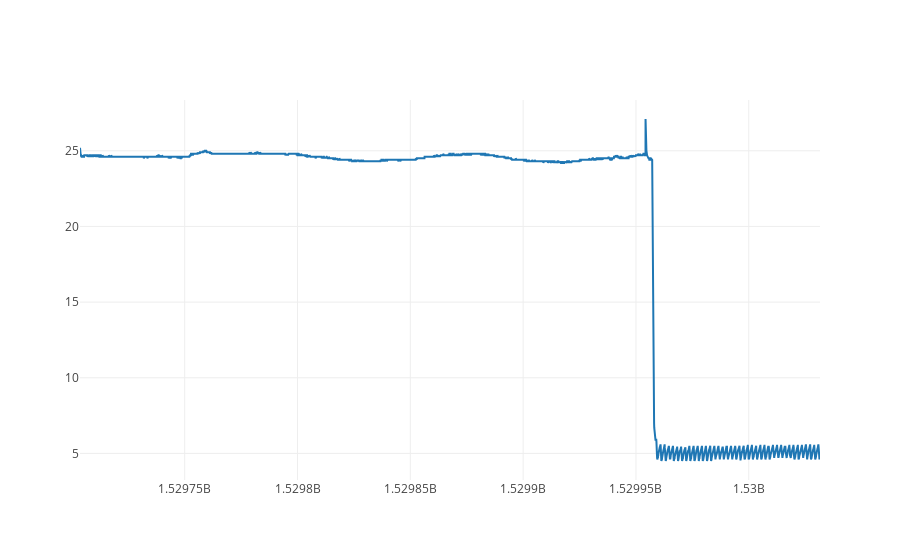

Source (notebook cell):
### Markdown cell above
### Plotting with plotly makes your plots interactive. You can pan, zoom, and hover for values.

### Code cell
# this requires local install of plotly
# pip install plotly

from plotly.offline import download_plotlyjs, init_notebook_mode, plot, iplot
import plotly.graph_objs as go

init_notebook_mode(connected=True)

# extract the actual values
mySeconds2 = mySeconds.iloc[:]['Seconds']
myTemperature2 = myTemperature.iloc[:]['Temperature']

data = [{"x": mySeconds2, 
         "y": myTemperature2}]
iplot(data)

### Figure 1 — Plotly figure (JSON) as saved in the notebook; plotly's stock layout.template omitted (floating-point values rounded to 4 significant figures; data arrays with more than 128 entries replaced by an {"elided": "..."} marker saying what was removed)
{"data": [{"x": {"elided": "5506 float values"}, "y": {"elided": "5506 float values"}}], "layout": {}}
